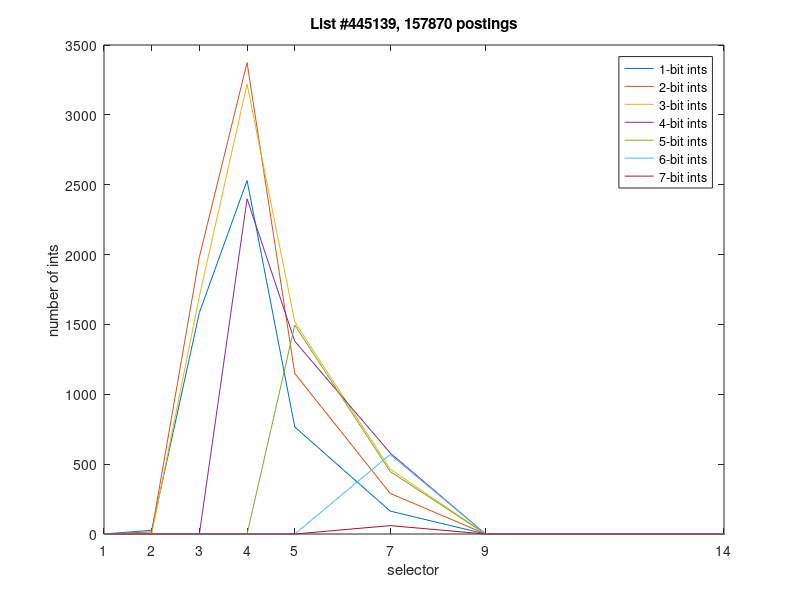

Write MATLAB code to recreate this figure.
list96 = csvread('list96.csv');

listnumber = list96(1,1)
length = list96(2,1)

rawbitwidths = list96(4:34,:);

% row 44 is start of 1 bit list
% rown 286 is end of 28 bit list
bitsbyselector = list96(44:286,:);


selectorbybits = list96(287:end,:);

maxbits = 28
%for i = 0:9
%  selector = selectorbybits(287+i:end,:)
%end

selector1 = selectorbybits(2:28,2)
selector2 = selectorbybits(30:56,2)
selector3 = selectorbybits(58:84,2)
selector4 = selectorbybits(86:112,2)
selector5 = selectorbybits(114:140,2)
selector7 = selectorbybits(142:168,2)
selector9 = selectorbybits(170:196,2)
selector14 = selectorbybits(198:224,2)
selector28 = selectorbybits(226:252,2)
fls = (1:27)

%{
plot(fls, selector2, fls, selector3, fls, selector4, ...
     fls, selector5, fls, selector7)
xlabel('bit width')
ylabel('number of ints')
title('List #96, 25722 postings')
legend({'2 bit selector','3 bit selector','4 bit selector','5 bit selector','7 bit selector'})
axis([1 10 0 5000])
%}


%**************************************
%*** plot where n-bit ints went *******
%**************************************
bitsbyselector = list96(44:286,:);
bitwidth1 = bitsbyselector(1:9,2)
bitwidth2 = bitsbyselector(10:18,2)
bitwidth3 = bitsbyselector(19:27,2)
bitwidth4 = bitsbyselector(28:36,2)
bitwidth5 = bitsbyselector(37:45,2)
bitwidth6 = bitsbyselector(46:54,2)
bitwidth7 = bitsbyselector(55:63,2)
bitwidth9 = bitsbyselector(64:72,2)
bitwidth14 = bitsbyselector(73:81,2)

selectors = (1:9)
selectors(6) = 7;
selectors(7) = 9;
selectors(8) = 14;
selectors(9) = 28;


plot(selectors, bitwidth1, selectors, bitwidth2, selectors, bitwidth3, selectors, bitwidth4, selectors, bitwidth5, selectors, bitwidth6, selectors, bitwidth7)
xlabel('selector')
ylabel('number of ints')
title('List #445139, 157870 postings')
legend('1-bit ints','2-bit ints','3-bit ints','4-bit ints','5-bit ints', '6-bit ints', '7-bit ints')
axis([1 14 0 3500])

xticks([1 2 3 4 5 7 9 14])



